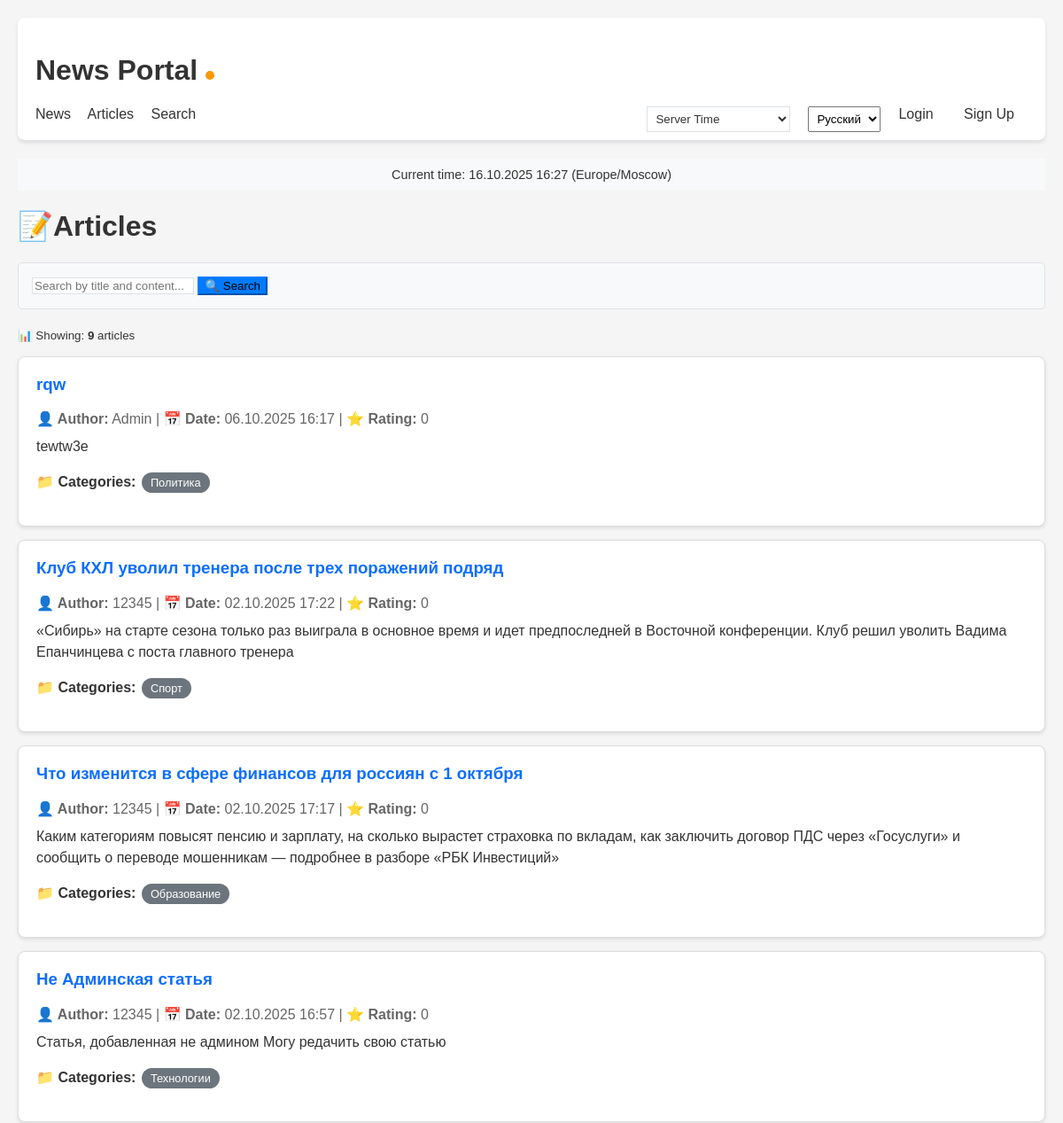
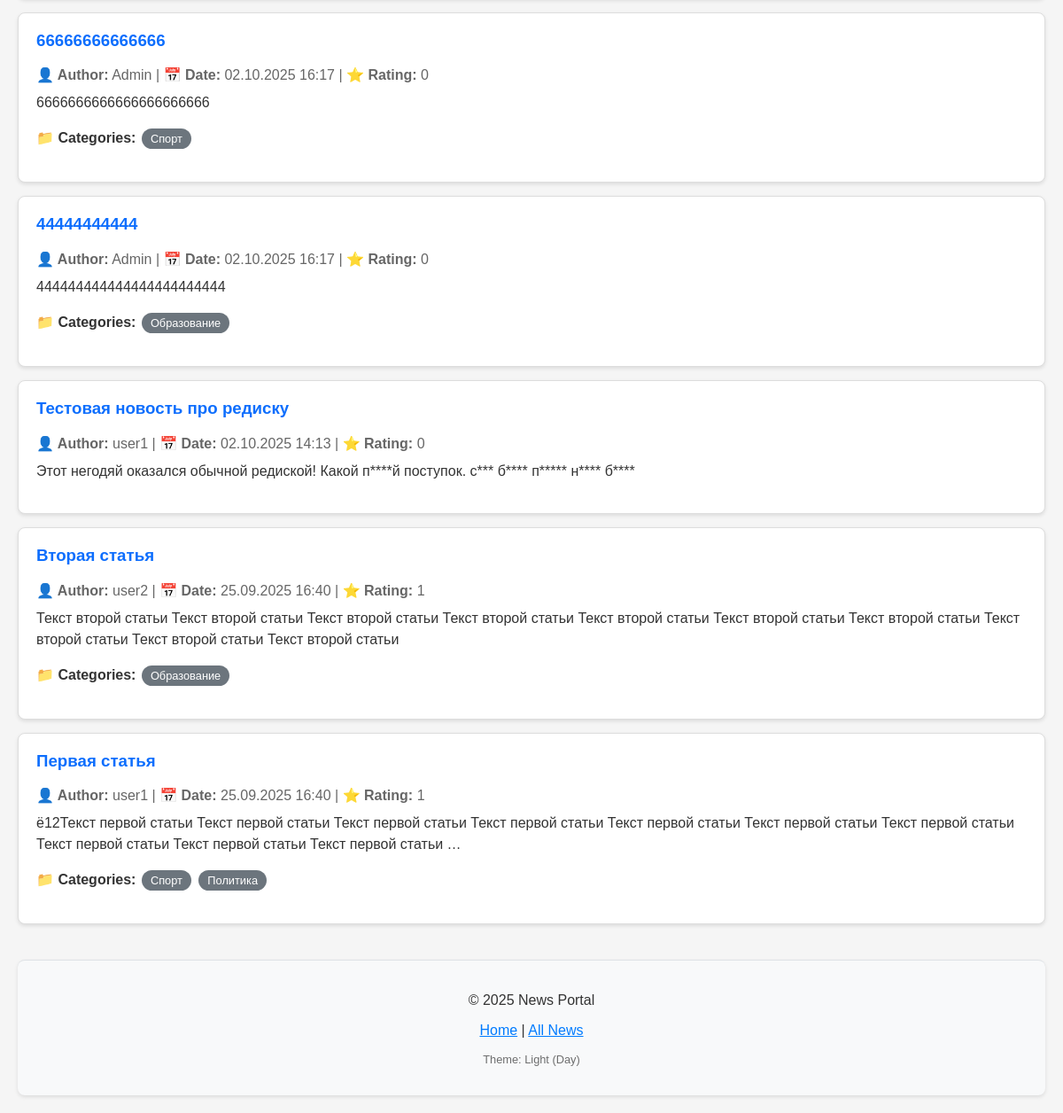
Before: /news/articles/ with the older database file (2 pictures, top to bottom).
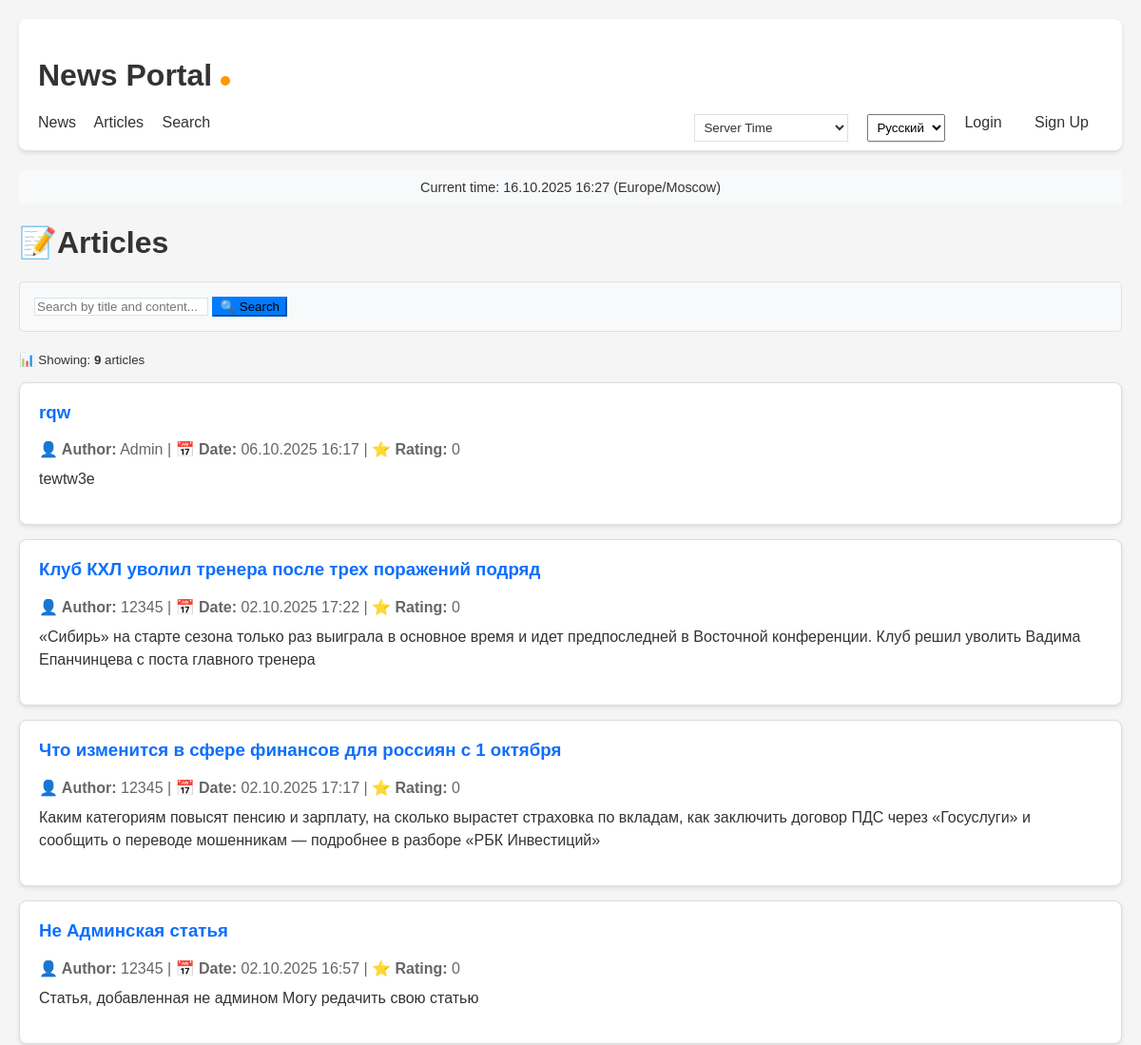
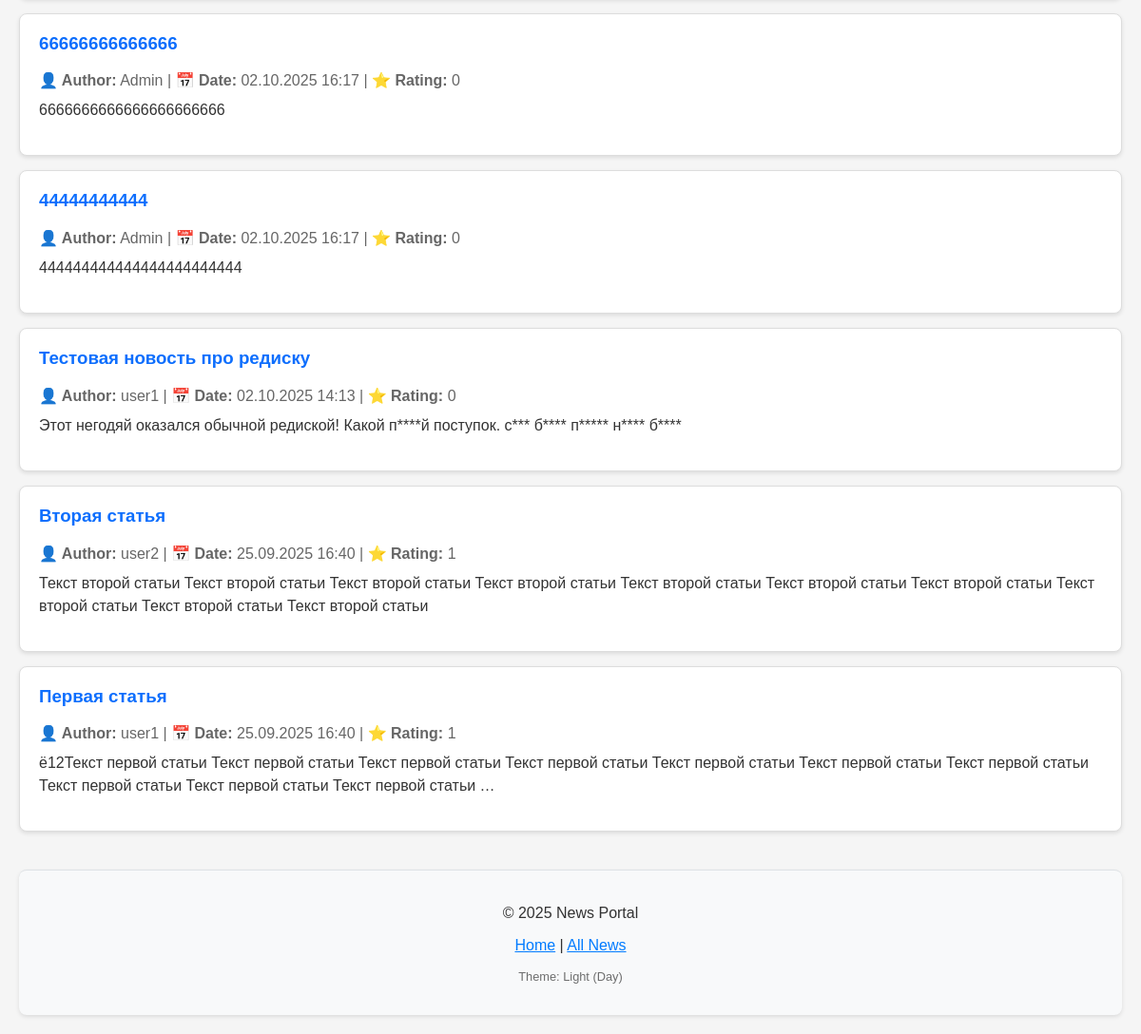
After: the same page with the newer database file (2 pictures, top to bottom).
### news/models.py (models this page shows, shortened)
class Post(models.Model):
    ARTICLE = 'AR'
    NEWS = 'NW'
    POST_TYPES = [
        (ARTICLE, _('Article')),
        (NEWS, _('News')),
    ]
    author = models.ForeignKey(
        Author,
        on_delete=models.CASCADE,
        verbose_name=_('Author')
    )
    post_type = models.CharField(
        max_length=2,
        choices=POST_TYPES,
        verbose_name=_('Post type')
    )
    created_at = models.DateTimeField(
        auto_now_add=True,
        verbose_name=_('Created at')
    )
    updated_at = models.DateTimeField(
        auto_now=True,
        verbose_name=_('Updated at')
    )
    categories = models.ManyToManyField(
        Category,
        through='PostCategory',
        verbose_name=_('Categories'),
        blank=True  # Добавляем blank=True
    )
    title = models.CharField(
        max_length=200,
        verbose_name=_('Title')
    )
    content = models.TextField(verbose_name=_('Content'))
    rating = models.IntegerField(
        default=0,
        verbose_name=_('Rating')
    )
    is_published = models.BooleanField(
        default=True,
        verbose_name=_('Is published')
    )
    @property
    def is_recent(self):
        return (timezone.now() - self.created_at).days < 7
    class Meta:
        verbose_name = _('Post')
        verbose_name_plural = _('Posts')
        ordering = ['-created_at']

class Author(models.Model):
    user = models.OneToOneField(User, on_delete=models.CASCADE, verbose_name=_('User'))
    rating = models.IntegerField(default=0, verbose_name=_('Rating'))
    class Meta:
        verbose_name = _('Author')
        verbose_name_plural = _('Authors')

class Category(models.Model):
    name = models.CharField(max_length=100, unique=True, verbose_name=_('Name'))
    subscribers = models.ManyToManyField(
        User,
        through='Subscription',
        related_name='subscribed_categories',
        blank=True,
        verbose_name=_('Subscribers')
    )
    class Meta:
        verbose_name = _('Category')
        verbose_name_plural = _('Categories')

### news/views.py (the view)
# urls.py: path('articles/', views.ArticleList.as_view(), name='article_list'),
class ArticleList(ListView):
    model = Post
    template_name = 'news/article_list.html'
    context_object_name = 'articles'
    paginate_by = 10
    def get_queryset(self):
        return Post.objects.filter(post_type='AR').order_by('-created_at')
    def get_context_data(self, **kwargs):
        context = super().get_context_data(**kwargs)
        context['is_author'] = self.request.user.groups.filter(
            name='authors').exists() if self.request.user.is_authenticated else False
        context['current_time'] = timezone.now()
        context['timezones'] = COMMON_TIMEZONES
        return context

### news/context_processors.py (called while the page is built)
def timezone_context(request):
    return {
        'current_time': timezone.now(),
        'timezones': pytz.common_timezones,
    }

def user_groups(request):
    return {
        'is_author': request.user.groups.filter(name='authors').exists() if request.user.is_authenticated else False
    }

### news/templatetags/censor_filters.py (called while the page is built)
@register.filter
def censor_text(value):
    if not isinstance(value, str):
        return value
    value = unescape(value)
    if '<' in value and '>' in value:
        parts = re.split(r'(<[^>]+>)', value)
        result = []
        for part in parts:
            if part.startswith('<') and part.endswith('>'):
                result.append(part)
            else:
                result.append(censor(part))
        return ''.join(result)
    else:
        return censor(value)

### templates/news/article_list.html (shortened to what this page needs)
{% extends 'default.html' %}
{% load censor_filters %}
{% load i18n %}
{% block content %}
<div class="container">
    <div class="d-flex justify-content-between align-items-center mb-4">
        <h1>📝{% trans "Articles" %}</h1>
    </div>
    <div style="margin-bottom: 20px; padding: 15px; background: #f8f9fa; border-radius: 5px; border: 1px solid #dee2e6;">
        <form method="get" action="{% url 'news_search' %}">
            <div class="input-group">
                <input type="text" name="q" class="form-control" placeholder="{% trans 'Search by title and content...' %}" value="{{ request.GET.q }}">
                <button class="btn btn-primary" type="submit">🔍 {% trans "Search" %}</button>
            </div>
        </form>
    </div>
    <div style="margin-bottom: 15px;">
        <small class="text-muted">
            📊 {% trans "Showing:" %} <strong>{{ articles|length }}</strong> {% trans "articles" %}
        </small>
    </div>
    <div class="posts-container">
        {% for article in articles %}
        <div class="news-item" style="border: 1px solid #ddd; padding: 20px; margin: 15px 0; border-radius: 8px; background: white; box-shadow: 0 2px 4px rgba(0,0,0,0.1);">
            <h3>
                <a href="{% url 'article_detail' article.pk %}" style="color: #0d6efd; text-decoration: none;">
                    {{ article.title|censor_text }}
                </a>
            </h3>
            <div style="color: #666; margin-bottom: 10px;">
                <strong>👤 {% trans "Author:" %}</strong> {{ article.author.user.username }} |
                <strong>📅 {% trans "Date:" %}</strong> {{ article.created_at|date:"d.m.Y H:i" }} |
                <strong>⭐ {% trans "Rating:" %}</strong> {{ article.rating }}
            </div>
            <div style="line-height: 1.5; margin-bottom: 15px;">
                {{ article.content|censor_text|safe|truncatewords:30 }}
            </div>
            {% if article.categories.all %}
            <div style="margin: 15px 0;">
                <strong>📁 {% trans "Categories:" %}</strong>
                {% for category in article.categories.all %}
                <span style="background: #6c757d; color: white; padding: 4px 10px; border-radius: 15px; margin: 2px; display: inline-block; font-size: 0.8em;">
                    {{ category.name }}
                </span>
                {% endfor %}
            </div>
            {% endif %}
        </div>
        {% endfor %}
    </div>
</div>
{% endblock %}

### templates/default.html (shortened to what this page needs)
{% load static %}
{% load cache %}
{% load i18n %}
{% load tz %}
<!DOCTYPE html>
<html lang="{{ request.LANGUAGE_CODE }}">
<head>
    <link rel="stylesheet" href="{% static 'css/style.css' %}">
</head>
<body>
    <header>
        <h1><a href="/news/" style="text-decoration: none; color: var(--text-color);">
            {% trans "News Portal" %}
            <span class="theme-indicator" title="{% if current_time.hour >= 19 or current_time.hour <= 7 %}{% trans 'Dark theme (Night)' %}{% else %}{% trans 'Light theme (Day)' %}{% endif %}"></span>
        </a></h1>
        <nav>
            <a href="{% url 'news_list' %}">{% trans "News" %}</a>
            <a href="{% url 'article_list' %}">{% trans "Articles" %}</a>
            <a href="{% url 'news_search' %}">{% trans "Search" %}</a>
            {% if user.is_authenticated %}
                <a href="{% url 'become_author' %}">{% trans "Become Author" %}</a>
                <a href="{% url 'news_create' %}">{% trans "Add News" %}</a>
                <a href="{% url 'article_create' %}">{% trans "Add Article" %}</a>
                <a href="{% url 'my_subscriptions' %}">{% trans "My Subscriptions" %}</a>
                <span style="float: right;">
                    {% trans "Welcome" %}, {{ user.username }}
                    <form action="{% url 'account_logout' %}" method="post" style="display: inline; margin-left: 15px;">
                        {% csrf_token %}
                        <button type="submit" style="background: none; border: none; color: #333; cursor: pointer; text-decoration: underline; padding: 0;">
                            {% trans "Logout" %}
                        </button>
                    </form>
                </span>
            {% else %}
                <span style="float: right;">
                    <a href="{% url 'account_login' %}">{% trans "Login" %}</a>
                    <a href="{% url 'account_signup' %}" style="margin-left: 15px;">{% trans "Sign Up" %}</a>
                </span>
            {% endif %}
            <div style="float: right; margin-right: 20px;">
                <form action="{% url 'set_language' %}" method="post">
                    <select name="language" onchange="this.form.submit()" style="padding: 5px;">
                        <option value="ru" {% if request.LANGUAGE_CODE == 'ru' %}selected{% endif %}>Русский</option>
                    </select>
                </form>
            </div>
            <div style="float: right; margin-right: 20px;">
                <form action="{% url 'set_timezone' %}" method="post">
                    <select name="timezone" onchange="this.form.submit()" style="padding: 5px; background: var(--bg-color); color: var(--text-color); border: 1px solid var(--border-color);">
                        <option value="">{% trans "Server Time" %}</option>
                    </select>
                </form>
            </div>
        </nav>
    </header>
    <main>
        <div style="text-align: center; padding: 10px; background: var(--header-bg); color: var(--text-color); font-size: 0.9em;">
            {% get_current_timezone as TIME_ZONE %}
            {% trans "Current time" %}: {{ current_time|timezone:TIME_ZONE|date:"d.m.Y H:i" }}
            ({{ TIME_ZONE|default:"UTC" }})
        </div>
        {% block content %}
        {% endblock %}
    </main>
    <footer style="background: var(--header-bg); color: var(--text-color); padding: 20px; text-align: center; border-top: 1px solid var(--border-color);">
        <p>&copy; {% now "Y" %} {% trans "News Portal" %}</p>
        <p>
            <a href="/" style="color: var(--link-color);">{% trans "Home" %}</a> |
            <a href="/news/" style="color: var(--link-color);">{% trans "All News" %}</a>
        </p>
        <p style="font-size: 0.8em; color: var(--text-color); opacity: 0.7;">
            {% trans "Theme" %}: {% if current_time.hour >= 19 or current_time.hour <= 7 %}{% trans "Dark (Night)" %}{% else %}{% trans "Light (Day)" %}{% endif %}
        </p>
    </footer>
</body>
</html>

### static/css/style.css (style rules this page uses)
body { font-family: Arial, sans-serif; margin: 0; padding: 20px; background-color: #f5f5f5; }
header { background: #fff; padding: 20px; margin-bottom: 20px; border-radius: 8px; box-shadow: 0 2px 4px rgba(0,0,0,0.1); }
footer { margin-top: 40px; padding: 20px; background: #fff; border-radius: 8px; box-shadow: 0 2px 4px rgba(0,0,0,0.1); }
.news-item { background: #fff; border: 1px solid #e0e0e0; padding: 20px; margin: 15px 0; border-radius: 8px; box-shadow: 0 1px 3px rgba(0,0,0,0.1); }
.news-item h3 { margin-top: 0; color: #333; }
.news-item h3 a { text-decoration: none; color: #2c3e50; }
nav a { margin-right: 15px; text-decoration: none; color: #333; }

### templates/news/article_list.html (style rules this page uses)
.news-item { transition: all 0.3s ease; }

Changed rows visible on the page:
changed Post "rqw": loses Category (name "Политика"); trans "Categories:" → (not shown)
changed Post "Клуб КХЛ уволил тренера после трех поражений подряд": loses Category (name "Спорт"); trans "Categories:" → (not shown)
changed Post "Что изменится в сфере финансов для россиян с 1 октября": loses Category (name "Образование"); trans "Categories:" → (not shown)
changed Post "Не Админская статья": loses Category (name "Технологии"); trans "Categories:" → (not shown)
changed Post (number 5 of 9 on the later page): loses Category (name "Спорт"); trans "Categories:" → (not shown)
changed Post (number 6 of 9 on the later page): loses Category (name "Образование"); trans "Categories:" → (not shown)
changed Post "Вторая статья": loses Category (name "Образование"); trans "Categories:" → (not shown)
changed Post "Первая статья": loses Category (name "Политика"); loses Category (name "Спорт"); trans "Categories:" → (not shown)
